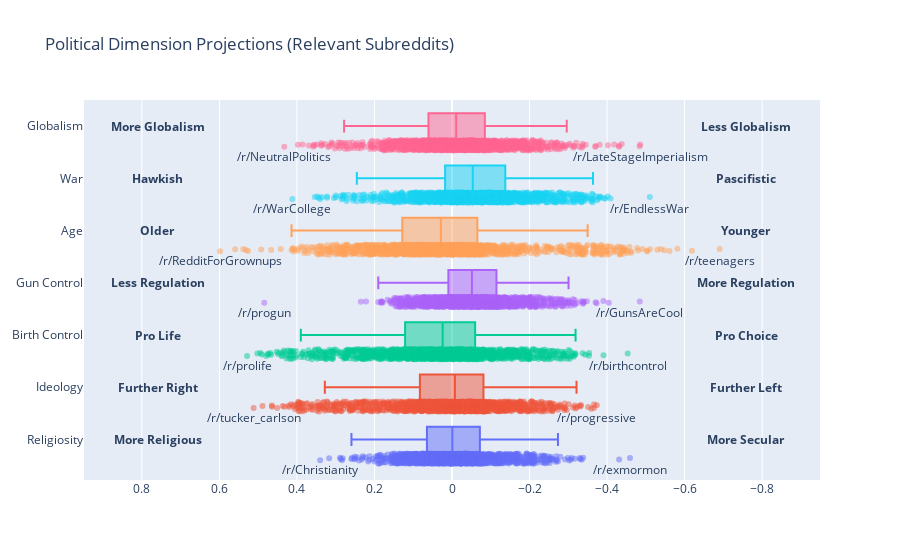

The cell this chart's notebook holds for it:
### Code cell
fig = go.Figure()
[fig.add_trace(go.Box(x=proj_df[n],quartilemethod="linear", name=n,text=proj_df.index,marker=dict(opacity=0.5))) for n in proj_df.columns]
fig.update_traces(boxpoints='all', jitter=0.4)

x = max(proj_df.max().max(),proj_df.min().min(),key=abs)*1.10
annotations = []

for dim_info in dims:
    annotations.append(dict(
            x=x,
            y=dim_info.name,
            xref="x",
            yref="y",
            text="<b>{}</b>".format(dim_info.tags[1]),
            showarrow=False,
            ax=-40,
            ay=0
        ))    
    annotations.append(dict(
            x=-x,
            y=dim_info.name,
            xref="x",
            yref="y",
            text=f"<b>{dim_info.tags[0]}</b>",
            showarrow=False,
            ax=-40,
            ay=0
        ))
    # Annotate 
    mx = proj_df[dim_info.name].idxmax()
    mn = proj_df[dim_info.name].idxmin()
    annotations.append(dict(
            x=proj_df.loc[mx][dim_info.name],
            y=dim_info.name,
            xref="x",
            yref="y",
            text=f"/r/{mx}",
            arrowcolor="rgba(0,0,0,0)",
            ax=0,
            ay=30
        ))
    annotations.append(dict(
            x=proj_df.loc[mn][dim_info.name],
            y=dim_info.name,
            xref="x",
            yref="y",
            text=f"/r/{mn}",
            arrowcolor="rgba(0,0,0,0)",
            ax=0,
            ay=30
        ))

fig.update_layout(
    title="Political Dimension Projections (Relevant Subreddits)",
    showlegend=False,
    annotations=annotations,
    xaxis = dict(
      range=[-x*1.25,x*1.25],  # Add some extra padding
    )
)
# fig.write_image("./test.png")

fig.show()

### Figure 1 — Plotly figure (JSON) as saved in the notebook; plotly's stock layout.template omitted (floating-point values rounded to 4 significant figures; data arrays with more than 128 entries replaced by an {"elided": "..."} marker saying what was removed)
{"data": [{"boxpoints": "all", "jitter": 0.4, "marker": {"opacity": 0.5}, "name": "Religiosity", "quartilemethod": "linear", "text": {"elided": "1333 str values"}, "type": "box", "x": {"elided": "1333 float values"}}, {"boxpoints": "all", "jitter": 0.4, "marker": {"opacity": 0.5}, "name": "Ideology", "quartilemethod": "linear", "text": {"elided": "1333 str values"}, "type": "box", "x": {"elided": "1333 float values"}}, {"boxpoints": "all", "jitter": 0.4, "marker": {"opacity": 0.5}, "name": "Birth Control", "quartilemethod": "linear", "text": {"elided": "1333 str values"}, "type": "box", "x": {"elided": "1333 float values"}}, {"boxpoints": "all", "jitter": 0.4, "marker": {"opacity": 0.5}, "name": "Gun Control", "quartilemethod": "linear", "text": {"elided": "1333 str values"}, "type": "box", "x": {"elided": "1333 float values"}}, {"boxpoints": "all", "jitter": 0.4, "marker": {"opacity": 0.5}, "name": "Age", "quartilemethod": "linear", "text": {"elided": "1333 str values"}, "type": "box", "x": {"elided": "1333 float values"}}, {"boxpoints": "all", "jitter": 0.4, "marker": {"opacity": 0.5}, "name": "War", "quartilemethod": "linear", "text": {"elided": "1333 str values"}, "type": "box", "x": {"elided": "1333 float values"}}, {"boxpoints": "all", "jitter": 0.4, "marker": {"opacity": 0.5}, "name": "Globalism", "quartilemethod": "linear", "text": {"elided": "1333 str values"}, "type": "box", "x": {"elided": "1333 float values"}}], "layout": {"annotations": [{"ax": -40, "ay": 0, "showarrow": false, "text": "<b>More Secular</b>", "x": -0.7595, "xref": "x", "y": "Religiosity", "yref": "y"}, {"ax": -40, "ay": 0, "showarrow": false, "text": "<b>More Religious</b>", "x": 0.7595, "xref": "x", "y": "Religiosity", "yref": "y"}, {"arrowcolor": "rgba(0,0,0,0)", "ax": 0, "ay": 30, "text": "/r/Christianity", "x": 0.3403, "xref": "x", "y": "Religiosity", "yref": "y"}, {"arrowcolor": "rgba(0,0,0,0)", "ax": 0, "ay": 30, "text": "/r/exmormon", "x": -0.4592, "xref": "x", "y": "Religiosity", "yref": "y"}, {"ax": -40, "ay": 0, "showarrow": false, "text": "<b>Further Left</b>", "x": -0.7595, "xref": "x", "y": "Ideology", "yref": "y"}, {"ax": -40, "ay": 0, "showarrow": false, "text": "<b>Further Right</b>", "x": 0.7595, "xref": "x", "y": "Ideology", "yref": "y"}, {"arrowcolor": "rgba(0,0,0,0)", "ax": 0, "ay": 30, "text": "/r/tucker_carlson", "x": 0.5118, "xref": "x", "y": "Ideology", "yref": "y"}, {"arrowcolor": "rgba(0,0,0,0)", "ax": 0, "ay": 30, "text": "/r/progressive", "x": -0.3736, "xref": "x", "y": "Ideology", "yref": "y"}, {"ax": -40, "ay": 0, "showarrow": false, "text": "<b>Pro Choice</b>", "x": -0.7595, "xref": "x", "y": "Birth Control", "yref": "y"}, {"ax": -40, "ay": 0, "showarrow": false, "text": "<b>Pro Life</b>", "x": 0.7595, "xref": "x", "y": "Birth Control", "yref": "y"}, {"arrowcolor": "rgba(0,0,0,0)", "ax": 0, "ay": 30, "text": "/r/prolife", "x": 0.5287, "xref": "x", "y": "Birth Control", "yref": "y"}, {"arrowcolor": "rgba(0,0,0,0)", "ax": 0, "ay": 30, "text": "/r/birthcontrol", "x": -0.4533, "xref": "x", "y": "Birth Control", "yref": "y"}, {"ax": -40, "ay": 0, "showarrow": false, "text": "<b>More Regulation</b>", "x": -0.7595, "xref": "x", "y": "Gun Control", "yref": "y"}, {"ax": -40, "ay": 0, "showarrow": false, "text": "<b>Less Regulation</b>", "x": 0.7595, "xref": "x", "y": "Gun Control", "yref": "y"}, {"arrowcolor": "rgba(0,0,0,0)", "ax": 0, "ay": 30, "text": "/r/progun", "x": 0.4844, "xref": "x", "y": "Gun Control", "yref": "y"}, {"arrowcolor": "rgba(0,0,0,0)", "ax": 0, "ay": 30, "text": "/r/GunsAreCool", "x": -0.4844, "xref": "x", "y": "Gun Control", "yref": "y"}, {"ax": -40, "ay": 0, "showarrow": false, "text": "<b>Younger</b>", "x": -0.7595, "xref": "x", "y": "Age", "yref": "y"}, {"ax": -40, "ay": 0, "showarrow": false, "text": "<b>Older</b>", "x": 0.7595, "xref": "x", "y": "Age", "yref": "y"}, {"arrowcolor": "rgba(0,0,0,0)", "ax": 0, "ay": 30, "text": "/r/RedditForGrownups", "x": 0.5981, "xref": "x", "y": "Age", "yref": "y"}, {"arrowcolor": "rgba(0,0,0,0)", "ax": 0, "ay": 30, "text": "/r/teenagers", "x": -0.6904, "xref": "x", "y": "Age", "yref": "y"}, {"ax": -40, "ay": 0, "showarrow": false, "text": "<b>Pascifistic</b>", "x": -0.7595, "xref": "x", "y": "War", "yref": "y"}, {"ax": -40, "ay": 0, "showarrow": false, "text": "<b>Hawkish</b>", "x": 0.7595, "xref": "x", "y": "War", "yref": "y"}, {"arrowcolor": "rgba(0,0,0,0)", "ax": 0, "ay": 30, "text": "/r/WarCollege", "x": 0.4118, "xref": "x", "y": "War", "yref": "y"}, {"arrowcolor": "rgba(0,0,0,0)", "ax": 0, "ay": 30, "text": "/r/EndlessWar", "x": -0.5104, "xref": "x", "y": "War", "yref": "y"}, {"ax": -40, "ay": 0, "showarrow": false, "text": "<b>Less Globalism</b>", "x": -0.7595, "xref": "x", "y": "Globalism", "yref": "y"}, {"ax": -40, "ay": 0, "showarrow": false, "text": "<b>More Globalism</b>", "x": 0.7595, "xref": "x", "y": "Globalism", "yref": "y"}, {"arrowcolor": "rgba(0,0,0,0)", "ax": 0, "ay": 30, "text": "/r/NeutralPolitics", "x": 0.4327, "xref": "x", "y": "Globalism", "yref": "y"}, {"arrowcolor": "rgba(0,0,0,0)", "ax": 0, "ay": 30, "text": "/r/LateStageImperialism", "x": -0.4855, "xref": "x", "y": "Globalism", "yref": "y"}], "showlegend": false, "title": {"text": "Political Dimension Projections (Relevant Subreddits)"}, "xaxis": {"range": [0.9493, -0.9493]}}}
